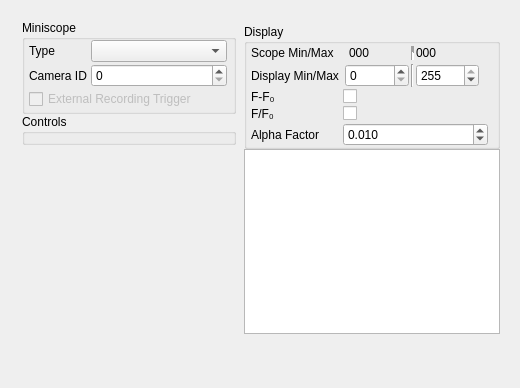
<?xml version="1.0" encoding="UTF-8"?>
<ui version="4.0">
 <class>MiniscopeSettingsDialog</class>
 <widget class="QDialog" name="MiniscopeSettingsDialog">
  <property name="geometry">
   <rect>
    <x>0</x>
    <y>0</y>
    <width>520</width>
    <height>388</height>
   </rect>
  </property>
  <property name="windowTitle">
   <string>Dialog</string>
  </property>
  <layout class="QVBoxLayout" name="verticalLayout_6">
   <item>
    <widget class="QWidget" name="widget_5" native="true">
     <layout class="QHBoxLayout" name="horizontalLayout">
      <item>
       <widget class="QWidget" name="widgetA" native="true">
        <layout class="QVBoxLayout" name="verticalLayout_4">
         <property name="spacing">
          <number>0</number>
         </property>
         <property name="leftMargin">
          <number>2</number>
         </property>
         <property name="topMargin">
          <number>0</number>
         </property>
         <property name="rightMargin">
          <number>0</number>
         </property>
         <property name="bottomMargin">
          <number>0</number>
         </property>
         <item>
          <widget class="QGroupBox" name="groupBox">
           <property name="title">
            <string>Miniscope</string>
           </property>
           <layout class="QVBoxLayout" name="verticalLayout_2">
            <property name="spacing">
             <number>2</number>
            </property>
            <property name="leftMargin">
             <number>4</number>
            </property>
            <property name="topMargin">
             <number>0</number>
            </property>
            <property name="rightMargin">
             <number>6</number>
            </property>
            <property name="bottomMargin">
             <number>2</number>
            </property>
            <item>
             <layout class="QFormLayout" name="formLayout">
              <property name="horizontalSpacing">
               <number>4</number>
              </property>
              <property name="verticalSpacing">
               <number>2</number>
              </property>
              <item row="1" column="0">
               <widget class="QLabel" name="lblCamId">
                <property name="text">
                 <string>Camera ID</string>
                </property>
               </widget>
              </item>
              <item row="1" column="1">
               <widget class="QSpinBox" name="sbCamId"/>
              </item>
              <item row="0" column="0">
               <widget class="QLabel" name="scopeTypeLabel">
                <property name="text">
                 <string>Type</string>
                </property>
               </widget>
              </item>
              <item row="0" column="1">
               <widget class="QComboBox" name="scopeTypeComboBox"/>
              </item>
             </layout>
            </item>
            <item>
             <widget class="QCheckBox" name="cbExtRecTrigger">
              <property name="enabled">
               <bool>false</bool>
              </property>
              <property name="text">
               <string>External Recording Trigger</string>
              </property>
             </widget>
            </item>
           </layout>
          </widget>
         </item>
         <item>
          <widget class="QGroupBox" name="gbDeviceCtls">
           <property name="title">
            <string>Controls</string>
           </property>
          </widget>
         </item>
         <item>
          <spacer name="verticalSpacer">
           <property name="orientation">
            <enum>Qt::Vertical</enum>
           </property>
           <property name="sizeHint" stdset="0">
            <size>
             <width>17</width>
             <height>37</height>
            </size>
           </property>
          </spacer>
         </item>
        </layout>
       </widget>
      </item>
      <item>
       <widget class="QWidget" name="widgetB" native="true">
        <layout class="QVBoxLayout" name="verticalLayout_7">
         <property name="spacing">
          <number>0</number>
         </property>
         <property name="leftMargin">
          <number>2</number>
         </property>
         <property name="topMargin">
          <number>0</number>
         </property>
         <property name="rightMargin">
          <number>0</number>
         </property>
         <property name="bottomMargin">
          <number>0</number>
         </property>
         <item>
          <widget class="QWidget" name="containerScopeControls" native="true">
           <layout class="QVBoxLayout" name="verticalLayout">
            <property name="spacing">
             <number>2</number>
            </property>
            <property name="leftMargin">
             <number>2</number>
            </property>
            <property name="topMargin">
             <number>2</number>
            </property>
            <property name="rightMargin">
             <number>2</number>
            </property>
            <property name="bottomMargin">
             <number>2</number>
            </property>
           </layout>
          </widget>
         </item>
         <item>
          <widget class="QGroupBox" name="groupBoxDisplay">
           <property name="title">
            <string>Display</string>
           </property>
           <layout class="QVBoxLayout" name="verticalLayout_5">
            <property name="spacing">
             <number>2</number>
            </property>
            <property name="leftMargin">
             <number>4</number>
            </property>
            <property name="topMargin">
             <number>0</number>
            </property>
            <property name="bottomMargin">
             <number>0</number>
            </property>
            <item>
             <layout class="QFormLayout" name="formLayout_3">
              <property name="horizontalSpacing">
               <number>4</number>
              </property>
              <property name="verticalSpacing">
               <number>2</number>
              </property>
              <item row="0" column="0">
               <widget class="QLabel" name="scopeMinMaxLabel">
                <property name="text">
                 <string>Scope Min/Max</string>
                </property>
               </widget>
              </item>
              <item row="0" column="1">
               <widget class="QWidget" name="scopeMinMaxWidget" native="true">
                <property name="minimumSize">
                 <size>
                  <width>40</width>
                  <height>0</height>
                 </size>
                </property>
                <layout class="QHBoxLayout" name="horizontalLayout_8">
                 <property name="spacing">
                  <number>2</number>
                 </property>
                 <property name="leftMargin">
                  <number>2</number>
                 </property>
                 <property name="topMargin">
                  <number>2</number>
                 </property>
                 <property name="bottomMargin">
                  <number>2</number>
                 </property>
                 <item>
                  <widget class="QLabel" name="labelScopeMin">
                   <property name="minimumSize">
                    <size>
                     <width>26</width>
                     <height>0</height>
                    </size>
                   </property>
                   <property name="text">
                    <string>000</string>
                   </property>
                   <property name="indent">
                    <number>4</number>
                   </property>
                  </widget>
                 </item>
                 <item>
                  <widget class="Line" name="line_2">
                   <property name="lineWidth">
                    <number>8</number>
                   </property>
                   <property name="orientation">
                    <enum>Qt::Vertical</enum>
                   </property>
                  </widget>
                 </item>
                 <item>
                  <widget class="QLabel" name="labelScopeMax">
                   <property name="minimumSize">
                    <size>
                     <width>26</width>
                     <height>0</height>
                    </size>
                   </property>
                   <property name="text">
                    <string>000</string>
                   </property>
                  </widget>
                 </item>
                </layout>
               </widget>
              </item>
              <item row="1" column="0">
               <widget class="QLabel" name="displayMinMaxLabel">
                <property name="text">
                 <string>Display Min/Max</string>
                </property>
               </widget>
              </item>
              <item row="1" column="1">
               <widget class="QWidget" name="displayMinMaxWidget" native="true">
                <layout class="QHBoxLayout" name="horizontalLayout_9">
                 <property name="spacing">
                  <number>2</number>
                 </property>
                 <property name="leftMargin">
                  <number>2</number>
                 </property>
                 <property name="topMargin">
                  <number>0</number>
                 </property>
                 <property name="bottomMargin">
                  <number>0</number>
                 </property>
                 <item>
                  <widget class="QSpinBox" name="sbDisplayMin">
                   <property name="toolTip">
                    <string>Minimum grayscale pixel value</string>
                   </property>
                   <property name="maximum">
                    <number>255</number>
                   </property>
                  </widget>
                 </item>
                 <item>
                  <widget class="Line" name="line_3">
                   <property name="orientation">
                    <enum>Qt::Vertical</enum>
                   </property>
                  </widget>
                 </item>
                 <item>
                  <widget class="QSpinBox" name="sbDisplayMax">
                   <property name="toolTip">
                    <string>Maximum grayscale pixel value</string>
                   </property>
                   <property name="maximum">
                    <number>255</number>
                   </property>
                   <property name="value">
                    <number>255</number>
                   </property>
                  </widget>
                 </item>
                </layout>
               </widget>
              </item>
              <item row="2" column="0">
               <widget class="QLabel" name="bgSubstLabel">
                <property name="text">
                 <string>F-F₀</string>
                </property>
               </widget>
              </item>
              <item row="2" column="1">
               <widget class="QCheckBox" name="bgSubstCheckBox">
                <property name="toolTip">
                 <string>Subtract moving average from displayed image</string>
                </property>
               </widget>
              </item>
              <item row="3" column="0">
               <widget class="QLabel" name="bgDivLabel">
                <property name="text">
                 <string>F/F₀</string>
                </property>
               </widget>
              </item>
              <item row="3" column="1">
               <widget class="QCheckBox" name="bgDivCheckBox">
                <property name="toolTip">
                 <string>Display image divided by moving average</string>
                </property>
               </widget>
              </item>
              <item row="4" column="0">
               <widget class="QLabel" name="accumulateAlphaLabel">
                <property name="text">
                 <string>Alpha Factor</string>
                </property>
               </widget>
              </item>
              <item row="4" column="1">
               <widget class="QDoubleSpinBox" name="accAlphaSpinBox">
                <property name="toolTip">
                 <string>Accumulated average update speed (~1 = forget earlier frames quickly, ~0 = never forget earlier frames)</string>
                </property>
                <property name="decimals">
                 <number>3</number>
                </property>
                <property name="minimum">
                 <double>0.001000000000000</double>
                </property>
                <property name="maximum">
                 <double>0.990000000000000</double>
                </property>
                <property name="singleStep">
                 <double>0.010000000000000</double>
                </property>
                <property name="value">
                 <double>0.010000000000000</double>
                </property>
               </widget>
              </item>
             </layout>
            </item>
           </layout>
          </widget>
         </item>
         <item>
          <widget class="QPlainTextEdit" name="logTextList">
           <property name="sizePolicy">
            <sizepolicy hsizetype="Preferred" vsizetype="Preferred">
             <horstretch>0</horstretch>
             <verstretch>0</verstretch>
            </sizepolicy>
           </property>
           <property name="minimumSize">
            <size>
             <width>0</width>
             <height>48</height>
            </size>
           </property>
           <property name="readOnly">
            <bool>true</bool>
           </property>
           <property name="backgroundVisible">
            <bool>false</bool>
           </property>
          </widget>
         </item>
         <item>
          <spacer name="verticalSpacer_2">
           <property name="orientation">
            <enum>Qt::Vertical</enum>
           </property>
           <property name="sizeHint" stdset="0">
            <size>
             <width>20</width>
             <height>40</height>
            </size>
           </property>
          </spacer>
         </item>
        </layout>
       </widget>
      </item>
     </layout>
    </widget>
   </item>
  </layout>
 </widget>
 <resources/>
 <connections/>
</ui>
